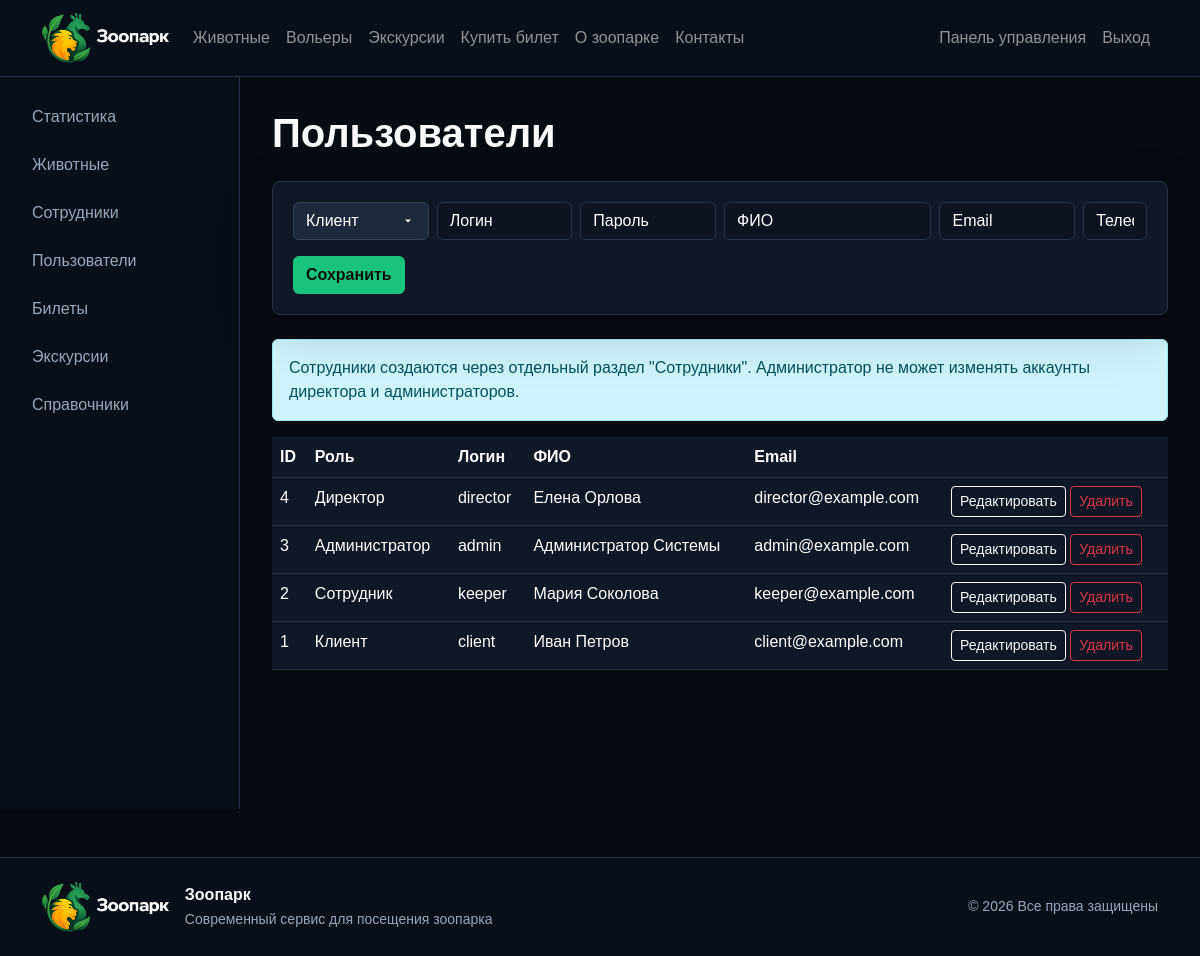
/admin/users.php (signed in), run on the app's committed database.
### tables this page shows
CREATE TABLE users (
    id INT AUTO_INCREMENT PRIMARY KEY,
    role_id INT NOT NULL,
    login VARCHAR(80) NOT NULL UNIQUE,
    password VARCHAR(120) NOT NULL,
    full_name VARCHAR(160) NOT NULL,
    email VARCHAR(160) NOT NULL,
    phone VARCHAR(40),
    created_at DATETIME NOT NULL DEFAULT CURRENT_TIMESTAMP,
    CONSTRAINT fk_users_role FOREIGN KEY (role_id) REFERENCES roles(id)
);

CREATE TABLE roles (
    id INT AUTO_INCREMENT PRIMARY KEY,
    name VARCHAR(50) NOT NULL UNIQUE
);

### includes/functions.php (called while the page is built, shortened)
<?php
require_once __DIR__ . '/../config/db.php';
function e(?string $value): string
{
    return htmlspecialchars((string)$value, ENT_QUOTES | ENT_SUBSTITUTE, 'UTF-8');
}
function current_user(): ?array
{
    $stmt = db()->prepare('SELECT u.*, r.name AS role_name FROM users u JOIN roles r ON r.id = u.role_id WHERE u.id = ?');
    $stmt->execute([$_SESSION['user_id']]);
    return $stmt->fetch() ?: null;
}
function is_logged_in(): bool
{
    return current_user() !== null;
}
function has_role(array|string $roles): bool
{
    $user = current_user();
    $roles = (array)$roles;
    return in_array($user['role_name'], $roles, true);
}
function require_login(): void
{
    if (!is_logged_in()) {
        redirect('/login.php');
    }
}
function require_role(array|string $roles): void
{
    require_login();
}

### config/db.php (called while the page is built, shortened)
<?php
function db(): PDO
{
    static $pdo = null;
    if ($pdo instanceof PDO) {
        return $pdo;
    }
    $dsn = 'mysql:host=' . DB_HOST . ';dbname=' . DB_NAME . ';charset=' . DB_CHARSET;
    $pdo = new PDO($dsn, DB_USER, DB_PASS, [
        PDO::ATTR_ERRMODE => PDO::ERRMODE_EXCEPTION,
        PDO::ATTR_DEFAULT_FETCH_MODE => PDO::FETCH_ASSOC,
        PDO::ATTR_EMULATE_PREPARES => false,
    ]);
    return $pdo;
}

### admin/users.php (the view, shortened to what this page needs)
<?php
require __DIR__ . '/../includes/functions.php';
require_role(['Администратор', 'Директор']);
$pdo = db();
$currentUser = current_user();
$isDirector = ($currentUser['role_name'] ?? '') === 'Директор';
$edit = null;
$rolesStmt = $pdo->prepare("SELECT * FROM roles WHERE name NOT IN ('Гость', 'Сотрудник') ORDER BY id");
$rolesStmt->execute();
$roles = $rolesStmt->fetchAll();
$usersStmt = $pdo->prepare('SELECT * FROM view_users_full ORDER BY id DESC');
$usersStmt->execute();
$users = $usersStmt->fetchAll();
require __DIR__ . '/../templates/header.php';
?>
<div class="admin-layout">
    <?php require __DIR__ . '/../templates/admin_sidebar.php'; ?>
    <section class="admin-content">
        <h1 class="section-title">Пользователи</h1>
        <form method="post" class="app-panel mb-4">
            <div class="row g-2">
                <div class="col-md-2">
                    <select name="role_id" class="form-select" required>
                        <?php foreach ($roles as $r): ?>
                            <option value="<?= $r['id'] ?>" <?= (($edit['role_id'] ?? 0) == $r['id']) ? 'selected' : '' ?>><?= e($r['name']) ?></option>
                        <?php endforeach; ?>
                    </select>
                </div>
                <div class="col-md-2"><input class="form-control" name="login" placeholder="Логин" value="<?= e($edit['login'] ?? '') ?>" required></div>
                <div class="col-md-2"><input class="form-control" name="password" placeholder="Пароль" value="<?= e($edit['password'] ?? '') ?>" required></div>
                <div class="col-md-3"><input class="form-control" name="full_name" placeholder="ФИО" value="<?= e($edit['full_name'] ?? '') ?>" required></div>
                <div class="col-md-2"><input class="form-control" type="email" name="email" placeholder="Email" value="<?= e($edit['email'] ?? '') ?>" required></div>
                <div class="col-md-1"><input class="form-control" name="phone" placeholder="Телефон" value="<?= e($edit['phone'] ?? '') ?>"></div>
            </div>
            <button class="btn btn-accent mt-3">Сохранить</button>
        </form>
        <div class="alert alert-info">Сотрудники создаются через отдельный раздел "Сотрудники". Администратор не может изменять аккаунты директора и администраторов.</div>
        <div class="table-responsive"><table class="table table-dark table-hover">
            <tr><th>ID</th><th>Роль</th><th>Логин</th><th>ФИО</th><th>Email</th><th></th></tr>
            <?php foreach ($users as $u): ?>
                <?php $isProtectedAdminRow = in_array($u['role_name'], ['Директор', 'Администратор'], true); ?>
                <?php $adminLockedDirector = !$isDirector && $isProtectedAdminRow; ?>
                <tr>
                    <td><?= $u['id'] ?></td>
                    <td><?= e($u['role_name']) ?></td>
                    <td><?= e($u['login']) ?></td>
                    <td><?= e($u['full_name']) ?></td>
                    <td><?= e($u['email']) ?></td>
                    <td>
                        <?php if ($adminLockedDirector): ?>
                            <span class="badge text-bg-secondary">Только директор</span>
                        <?php else: ?>
                            <a class="btn btn-sm btn-outline-light" href="?edit=<?= $u['id'] ?>">Редактировать</a>
                            <a class="btn btn-sm btn-outline-danger js-confirm" href="?delete=<?= $u['id'] ?>">Удалить</a>
                        <?php endif; ?>
                    </td>
                </tr>
            <?php endforeach; ?>
        </table></div>
    </section>
</div>
<?php require __DIR__ . '/../templates/footer.php'; ?>

### assets/css/style.css (style rules this page uses)
:root { --bg: #070b12; --panel: #101826; --panel-2: #151f2f; --line: #263244; --text: #f8fafc; --muted: #9aa7b8; --green: #19c37d; --orange: #ff9f1c; --blue: #0f2742; }
body { background: var(--bg); color: var(--text); font-family: Arial, sans-serif; }
a { color: inherit; text-decoration: none; }
.btn-accent { background: var(--green); border-color: var(--green); color: #03120b; font-weight: 700; }
.section-title { margin-bottom: 1.5rem; font-weight: 800; }
.app-card, .app-panel, .auth-card, .metric-card { position: relative; z-index: 2; background: var(--panel); border: 1px solid var(--line); border-radius: 8px; padding: 1.25rem; box-shadow: 0 18px 55px rgba(0, 0, 0, 0.18); }
.form-control, .form-select { background-color: #0d1420; border-color: var(--line); color: var(--text); }
.form-control::placeholder { color: #fff; }
select.form-select { background-color: #1e293b; color: white; border: 1px solid #334155; }
.admin-layout { display: grid; grid-template-columns: 240px minmax(0, 1fr); min-height: calc(100vh - 72px); }
.admin-content { padding: 2rem; min-width: 0; }
.table-dark { --bs-table-bg: #101826; --bs-table-border-color: #263244; }

### data on the page
users: id "4", role.name "Директор", login "director", full_name "Елена Орлова", email "director@example.com"

### other printed values
$u['id'] "3"
$u['role_name'] "Администратор"
$u['login'] "admin"
$u['full_name'] "Администратор Системы"
$u['email'] "admin@example.com"
$u['id'] "2"
$u['role_name'] "Сотрудник"
$u['login'] "keeper"
$u['full_name'] "Мария Соколова"
$u['email'] "keeper@example.com"
$u['id'] "1"
$u['role_name'] "Клиент"
$u['login'] "client"
$u['full_name'] "Иван Петров"
$u['email'] "client@example.com"
